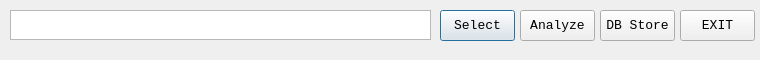
<?xml version="1.0" encoding="UTF-8"?>
<ui version="4.0">
 <class>VAGA</class>
 <widget class="QDialog" name="VAGA">
  <property name="geometry">
   <rect>
    <x>0</x>
    <y>0</y>
    <width>760</width>
    <height>60</height>
   </rect>
  </property>
  <property name="minimumSize">
   <size>
    <width>760</width>
    <height>45</height>
   </size>
  </property>
  <property name="maximumSize">
   <size>
    <width>760</width>
    <height>60</height>
   </size>
  </property>
  <property name="font">
   <font>
    <family>Consolas</family>
    <pointsize>10</pointsize>
   </font>
  </property>
  <property name="windowTitle">
   <string>Volatility Auto Analyzer</string>
  </property>
  <widget class="QTextBrowser" name="file_path">
   <property name="geometry">
    <rect>
     <x>10</x>
     <y>10</y>
     <width>421</width>
     <height>30</height>
    </rect>
   </property>
   <property name="font">
    <font>
     <pointsize>8</pointsize>
    </font>
   </property>
  </widget>
  <widget class="QPushButton" name="btn_select">
   <property name="geometry">
    <rect>
     <x>440</x>
     <y>10</y>
     <width>75</width>
     <height>31</height>
    </rect>
   </property>
   <property name="font">
    <font>
     <family>Consolas</family>
     <pointsize>10</pointsize>
    </font>
   </property>
   <property name="text">
    <string>Select</string>
   </property>
  </widget>
  <widget class="QPushButton" name="btn_analyze">
   <property name="geometry">
    <rect>
     <x>520</x>
     <y>10</y>
     <width>75</width>
     <height>31</height>
    </rect>
   </property>
   <property name="font">
    <font>
     <family>Consolas</family>
     <pointsize>10</pointsize>
    </font>
   </property>
   <property name="text">
    <string>Analyze</string>
   </property>
  </widget>
  <widget class="QPushButton" name="btn_exit">
   <property name="geometry">
    <rect>
     <x>680</x>
     <y>10</y>
     <width>75</width>
     <height>31</height>
    </rect>
   </property>
   <property name="acceptDrops">
    <bool>false</bool>
   </property>
   <property name="text">
    <string>EXIT</string>
   </property>
  </widget>
  <widget class="QPushButton" name="btn_db_store">
   <property name="geometry">
    <rect>
     <x>600</x>
     <y>10</y>
     <width>75</width>
     <height>31</height>
    </rect>
   </property>
   <property name="text">
    <string>DB Store</string>
   </property>
  </widget>
 </widget>
 <resources/>
 <connections/>
</ui>
